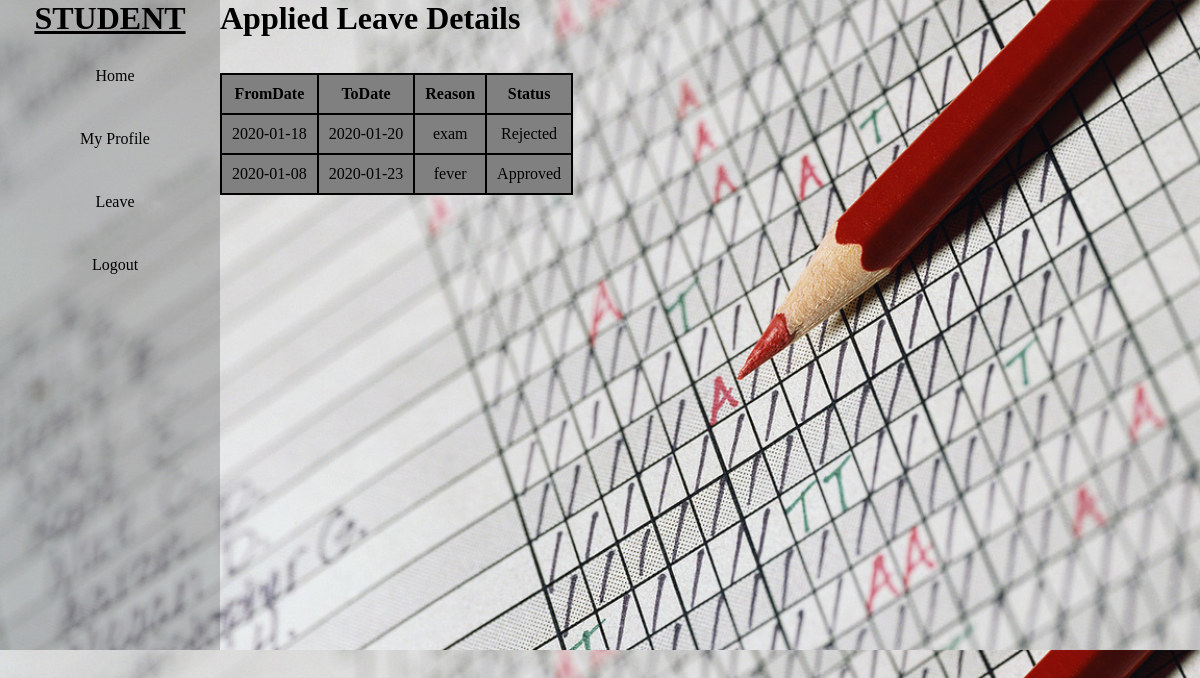
Page /stu_appliedleave.php (signed in) on the committed database.
### tables this page shows
CREATE TABLE `leaves` (
  `Id` int(11) NOT NULL,
  `Sid` int(11) NOT NULL,
  `Name` varchar(30) NOT NULL,
  `Batch` varchar(30) NOT NULL,
  `Fromdate` date NOT NULL,
  `Todate` date NOT NULL,
  `Reason` varchar(30) NOT NULL,
  `Status` varchar(30) NOT NULL
);

### stu_appliedleave.php (the view, shortened to what this page needs)
<!DOCTYPE html>
<html>
	<head>
		<link rel="stylesheet" href="css/style.css">
	</head>
	<body class="bi">
		<div class="display">
		<div class="navbar">
			<h1><u>STUDENT</u></h1>
			<ul>
				<li> <a href="studenthome.php">Home</a></li>
				<li> <a href="#">My Profile</a>
				</li>
				<li> <a href="#">Leave</a>
				</li>
				<li><a href="login.php">Logout</a></li>
			</ul>
		</div>
        <div>
            <h1>Applied Leave Details</h1>
            <br><br>
            <table>
                <thead>
                    <tr>
                        <th>FromDate</th>
                        <th>ToDate</th>
                        <th>Reason</th>
                        <th>Status</th>
                    </tr>
                </thead>
                <tbody>
                    <?php
						require_once 'connection.php';
						$var=$_SESSION['Sid'];
						$sql="select * from leaves where Sid=$var";
						$result=mysqli_query($conn,$sql);
						while($row=mysqli_fetch_assoc($result))
						{
					?>
                    <tr>
                        <td><?php echo $row['Fromdate'];?></td>
                        <td><?php echo $row['Todate'];?></td>
                        <td><?php echo $row['Reason'];?></td>
                        <td><?php echo $row['Status'];?></td>
                    </tr>
                   <?php
							}
					?>
                </tbody>
            </table>
        </div>
	</div>
	</body>
</html>

### css/style.css (style rules this page uses)
* { margin:0px; padding:0px; box-sizing:border-box; }
.bi { background-image:url("../img/3.jpg"); background-size:cover; }
.navbar { text-align:center; background-color:rgba(38, 39, 35, 0.233); width:220px; height:650px; }
.navbar ul { list-style:none; display:block; }
.navbar ul li { text-align:center; width:200px; padding:15px; margin:15px; border-radius: 10px; }
.navbar ul li a { text-decoration:none; color:black; }
.display { display: inline-flex; }

### stu_appliedleave.php (style rules this page uses)
table,td,th { border: 2px solid black;border-collapse: collapse;background-color: grey;text-align: center;padding:10px; }

### rows in the picture
leaves: Fromdate "2020-01-18", Todate "2020-01-20", Reason "exam", Status "Rejected"
leaves: Fromdate "2020-01-08", Todate "2020-01-23", Reason "fever", Status "Approved"
